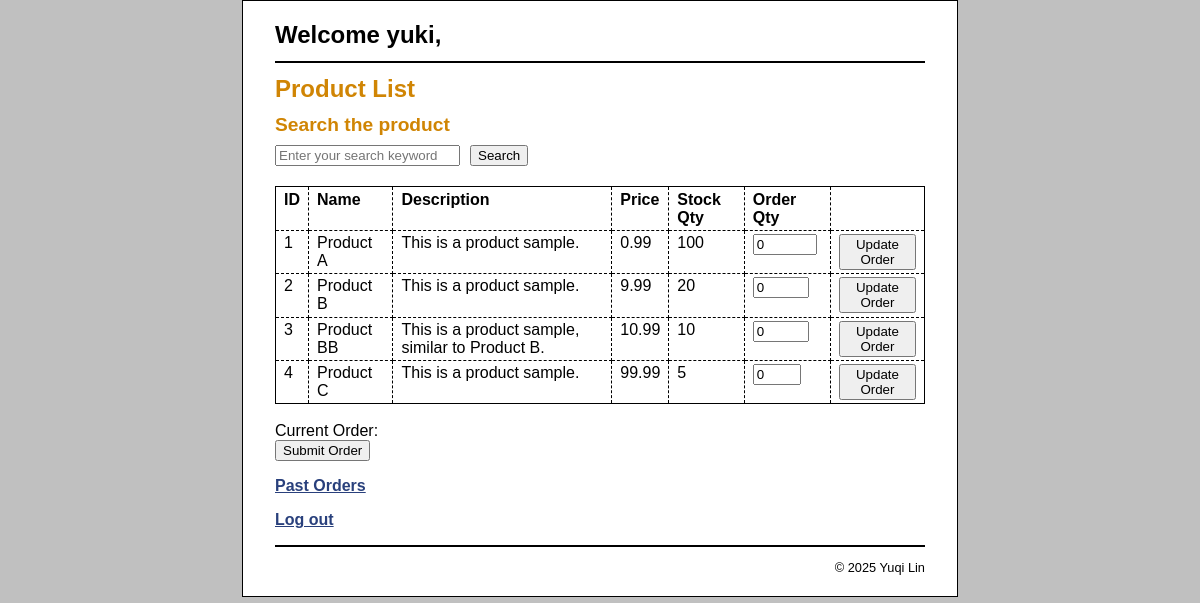
/customer_interface.php (signed in), run on the app's committed database.
### tables this page shows
CREATE TABLE products (
  id INT(11) NOT NULL AUTO_INCREMENT,
  name VARCHAR(255) NOT NULL UNIQUE,
  description TEXT,
  price DECIMAL(10, 2) NOT NULL,
  quantity INT NOT NULL,
  isDeleted TINYINT DEFAULT 0,
  PRIMARY KEY (id)
);

### controller/Controller.php (called while the page is built, shortened)
<?php
    class Controller {
        private $model;
        public function __construct($model) {
            $this->model = $model;
        }
        public function searchProducts($keyword) {
            if (empty($keyword)) {
                $products = $this->model->getAllProducts();
                $result = $products->fetchAll(PDO::FETCH_ASSOC);
                return $result;
            }
            $dedup_results = array();
            return array_values($dedup_results);
        }
    }
?>

### model/Model.php (called while the page is built, shortened)
<?php
    class Model {
        private $db;
        public function __construct($db) {
            $this->db = $db;
        }
        public function getAllProducts() {
            $sql_query = "SELECT * FROM products WHERE isDeleted = 0 ORDER BY id;";
            return $this->db->query($sql_query);
        }
    }
?>

### view/View.php (the view, shortened to what this page needs)
<?php
    class View {
        public function displayProducts($result) {
            echo '<table>';
            echo '<tr>';
            echo '<th>ID</th><th>Name</th><th>Description</th><th>Price</th><th>Stock Qty</th><th>Order Qty</th><th>&nbsp;</th>';
            echo '</tr>';
            foreach ($result as $product) {
                $stock_quantity = $product['quantity'];
                $price = $product['price'];
                echo '<tr>';
                echo '<td>' . $product['id'] . '</td>';
                echo '<td>' . $product['name'] . '</td>';
                echo '<td>' . $product['description'] . '</td>';
                echo '<td>' . $price . '</td>';
                echo '<td>' . $stock_quantity . '</td>';
                echo '<td><input type="number" name="order_quantity_product_' . $product['id'] . '" min="0" max="' . $stock_quantity . '" value="0"></td>';
                echo '<td><button type="button" class="add-to-order" product-id="' . $product['id'] . '" product-stock="' . $stock_quantity . '">Update Order</button></td>';
                echo '</tr>';
            }
            echo '</table>';
        }
    }
?>

### customer_interface.php (shortened to what this page needs)
<?php
    require_once('database.php');
    require_once('model/Model.php');
    require_once('view/View.php');
    require_once('controller/Controller.php');
    $model = new Model($db);
    $controller = new Controller($model);
    $view = new View();
    $user_name = $_SESSION['user_name'];
?>
<!DOCTYPE html>
<html>
<head>
    <link rel="stylesheet" type="text/css" href="main.css" />
</head>
<body>
    <?php
        echo '<header><h1>Welcome ' .$user_name . ',</h1></header>';
    ?>
    <main>
        <h1>Product List</h1>
        <h2>Search the product</h2>
        <form action="customer_interface.php" method="get" id="search_product_form" style="margin-bottom: 20px;">
            <div style="display: flex; align-items: center;">
                <input type="text" id="searchInput" name="searchInput" placeholder="Enter your search keyword" style="margin-right: 10px;">
                <button type="submit">Search</button>
            </div>
        </form>
        <form action="place_order.php" method="post" id="place_order_form">
            <?php
                $keyword = "";
                $result = $controller->searchProducts($keyword);
                $view->displayProducts($result);
            ?>
            <br>
            <div id="ordersDisplay">Current Order: </div>
            <input type="submit" value="Submit Order" onclick="submitOrder()"><br>
        </form>
    </main>
    <p><a href="order_history.php">Past Orders</a></p>
    <p><a href="log_out.php" onclick="logout()">Log out</a></p>
    <footer>
        <p>&copy; <?php echo date("Y"); ?> Yuqi Lin</p>
    </footer>
</body>
</html>

### main.css (style rules this page uses)
html { background-color: rgb(192, 192, 192); }
body { margin-top: 0; font-family: Arial, Helvetica, sans-serif; width: 650px; margin: 0 auto; background-color: white; border: 1px solid black; padding: .5em 2em; }
header { margin: 0; border-bottom: 2px solid black; }
header h1 { margin: 0; padding: .5em 0; color: black; }
main { margin: 0; }
footer { clear: both; margin-top: 1em; border-top: 2px solid black; }
footer p { text-align: right; font-size: 80%; margin: 1em 0; }
h1 { font-size: 150%; margin: 0; padding: .5em 0 .25em; }
h2 { font-size: 120%; margin: 0; padding: .25em 0 .5em; }
h1, h2 { color: rgb(208, 133, 4); }
a { color: rgb(41, 64, 124); font-weight: bold; }
table { border: 1px solid black; border-collapse: collapse; }
td, th { border: 1px dashed black; padding: .2em .5em .2em .5em; vertical-align: top; text-align: left; }
form { margin: 0; }

### data on the page
products: id "1", name "Product A", description "This is a product sample.", price "0.99", quantity "100"
products: id "2", name "Product B", description "This is a product sample.", price "9.99", quantity "20"
products: id "3", name "Product BB", description "This is a product sample, similar to Product B.", price "10.99", quantity "10"
products: id "4", name "Product C", description "This is a product sample.", price "99.99", quantity "5"

### other printed values
$user_name "yuki"
